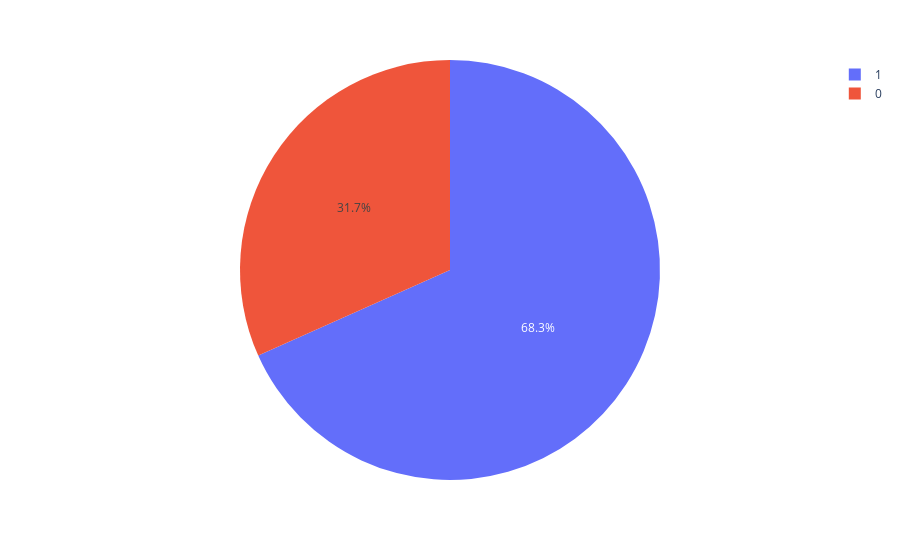

Notebook code for this chart:
### Markdown cell above
1. 可以发现数据中年龄分布大概呈现出正太分布的样子
2. 数据中年龄的分布在29-77岁之间

### Code cell
s=df["sex"].value_counts().reset_index()
px.pie(s ,names="index" ,values="sex")
# 数据介绍没有解释哪个是男性女性

### Figure 1 — Plotly figure (JSON) as saved in the notebook; plotly's stock layout.template omitted (floating-point values rounded to 4 significant figures)
{"data": [{"domain": {"x": [0, 1], "y": [0, 1]}, "hovertemplate": "index=%{label}<br>sex=%{value}<extra></extra>", "labels": [1, 0], "legendgroup": "", "name": "", "showlegend": true, "type": "pie", "values": [207, 96]}], "layout": {"legend": {"tracegroupgap": 0}, "margin": {"t": 60}}}
